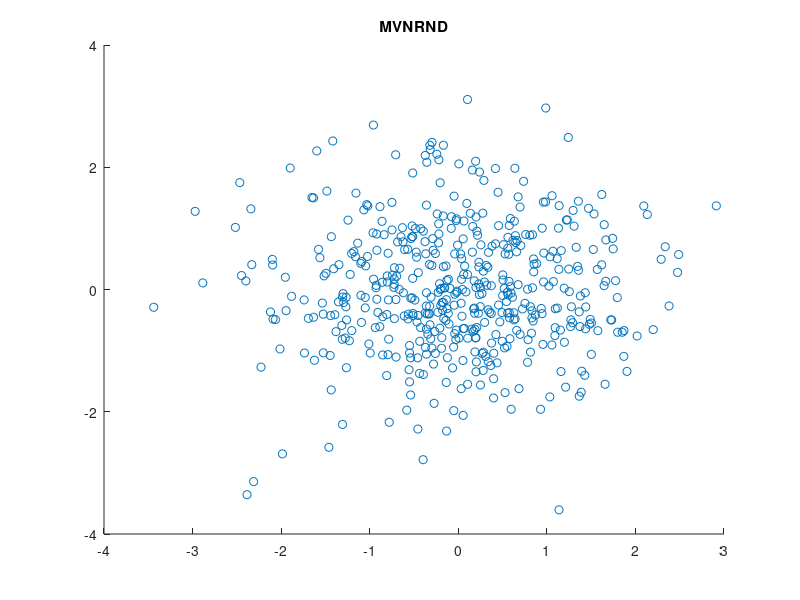

Write MATLAB code to recreate this figure. (Note: this script raises an error after producing the figure.)
%% demo_gaussian_copula
clear all
close all
clc

%% Generate samples from an uncorrelated Gaussian random variable

n = 500;                                                                    % select number of samples
Z = mvnrnd([0 0], [1 0; 0 1], n);                                           % generate using MATLAB's multivariate random normal sampler

figure(1)
scatter(Z(:,1), Z(:,2))
hold on
title("MVNRND")
%% Generate samples from an uncorrelated Gaussian random variable
u = rand([n, 2]);                                                           % generate uniform samples using MATLAB's "rand" function
X = uniformTOgaussian(u);                                                   % use inverse transform method to generate standard gaussian samples

figure(2)
scatter(X(:,1), X(:,2))
hold on
title("rand: INV Transform")
%% Generate low-discrepancy points from uncorrelated Gaussian random variable
ss = sobolset(2);                                                           % initialize sobol set in two dimensions
u = ss(1:n, :);                                                             % generate deterministic samples from sobol set that appear uniformly distributed
Y = uniformTOgaussian(u);                                                   % use inverse transform to generate deterministic samples that appear standard Gaussian
figure(3)
scatter(Y(:,1), Y(:,2))
hold on
title("sobol: INV Transform")

figure(2)
scatter(X(:,1), X(:,2))
hold on
title("rand: INV Transform")
%% Generate low-discrepancy points from uncorrelated Gaussian random variable
ss = sobolset(2);                                                           % initialize sobol set in two dimensions
ss = scramble(ss, 'MatousekAffineOwen');
u = ss(1:n, :);                                                             % generate deterministic samples from sobol set that appear uniformly distributed
Y = uniformTOgaussian(u);                                                   % use inverse transform to generate deterministic samples that appear standard Gaussian
figure(4)
scatter(Y(:,1), Y(:,2))
hold on
title("randomized sobol: INV Transform")

function stdNormSample = uniformTOgaussian(uniSample)
    stdNormSample = norminv(uniSample);
end